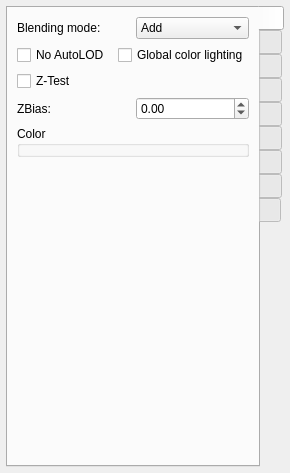
<?xml version="1.0" encoding="UTF-8"?>
<ui version="4.0">
 <class>CLocatedBindablePage</class>
 <widget class="QWidget" name="CLocatedBindablePage">
  <property name="geometry">
   <rect>
    <x>0</x>
    <y>0</y>
    <width>262</width>
    <height>473</height>
   </rect>
  </property>
  <property name="sizePolicy">
   <sizepolicy hsizetype="Preferred" vsizetype="Preferred">
    <horstretch>0</horstretch>
    <verstretch>0</verstretch>
   </sizepolicy>
  </property>
  <property name="windowTitle">
   <string>Form</string>
  </property>
  <layout class="QGridLayout" name="gridLayout_10">
   <property name="horizontalSpacing">
    <number>5</number>
   </property>
   <property name="margin">
    <number>6</number>
   </property>
   <item row="0" column="0">
    <widget class="QTabWidget" name="tabWidget">
     <property name="sizePolicy">
      <sizepolicy hsizetype="Preferred" vsizetype="Preferred">
       <horstretch>0</horstretch>
       <verstretch>0</verstretch>
      </sizepolicy>
     </property>
     <property name="tabPosition">
      <enum>QTabWidget::East</enum>
     </property>
     <property name="currentIndex">
      <number>0</number>
     </property>
     <property name="elideMode">
      <enum>Qt::ElideNone</enum>
     </property>
     <property name="tabsClosable">
      <bool>false</bool>
     </property>
     <property name="movable">
      <bool>true</bool>
     </property>
     <widget class="QWidget" name="materialPage">
      <property name="sizePolicy">
       <sizepolicy hsizetype="Preferred" vsizetype="Preferred">
        <horstretch>0</horstretch>
        <verstretch>0</verstretch>
       </sizepolicy>
      </property>
      <attribute name="title">
       <string/>
      </attribute>
      <layout class="QGridLayout" name="gridLayout_2">
       <item row="0" column="0">
        <layout class="QHBoxLayout" name="horizontalLayout_2">
         <item>
          <widget class="QLabel" name="blendModeLabel">
           <property name="text">
            <string>Blending mode:</string>
           </property>
          </widget>
         </item>
         <item>
          <widget class="QComboBox" name="blendModeComboBox">
           <item>
            <property name="text">
             <string>Add</string>
            </property>
           </item>
           <item>
            <property name="text">
             <string>Modulate</string>
            </property>
           </item>
           <item>
            <property name="text">
             <string>Alpha blend</string>
            </property>
           </item>
           <item>
            <property name="text">
             <string>Alpha test</string>
            </property>
           </item>
          </widget>
         </item>
        </layout>
       </item>
       <item row="1" column="0">
        <layout class="QHBoxLayout" name="horizontalLayout_3">
         <item>
          <widget class="QCheckBox" name="autoLodCheckBox">
           <property name="text">
            <string>No AutoLOD</string>
           </property>
          </widget>
         </item>
         <item>
          <widget class="QCheckBox" name="globalColorLightingCheckBox">
           <property name="text">
            <string>Global color lighting</string>
           </property>
          </widget>
         </item>
        </layout>
       </item>
       <item row="2" column="0">
        <widget class="QCheckBox" name="ztestCheckBox">
         <property name="text">
          <string>Z-Test</string>
         </property>
        </widget>
       </item>
       <item row="3" column="0">
        <layout class="QHBoxLayout" name="horizontalLayout">
         <item>
          <widget class="QLabel" name="zbiasLabel">
           <property name="text">
            <string>ZBias:</string>
           </property>
          </widget>
         </item>
         <item>
          <widget class="QDoubleSpinBox" name="zbiasDoubleSpinBox">
           <property name="minimum">
            <double>-9999.000000000000000</double>
           </property>
           <property name="maximum">
            <double>9999.000000000000000</double>
           </property>
          </widget>
         </item>
        </layout>
       </item>
       <item row="4" column="0">
        <widget class="NLQT::CAttribRGBAWidget" name="colorWidget">
         <property name="title">
          <string>Color</string>
         </property>
        </widget>
       </item>
       <item row="5" column="0">
        <spacer name="verticalSpacer">
         <property name="orientation">
          <enum>Qt::Vertical</enum>
         </property>
         <property name="sizeHint" stdset="0">
          <size>
           <width>20</width>
           <height>21</height>
          </size>
         </property>
        </spacer>
       </item>
      </layout>
     </widget>
     <widget class="QWidget" name="sizeAnglePage">
      <property name="sizePolicy">
       <sizepolicy hsizetype="Preferred" vsizetype="Preferred">
        <horstretch>0</horstretch>
        <verstretch>0</verstretch>
       </sizepolicy>
      </property>
      <attribute name="title">
       <string/>
      </attribute>
      <layout class="QGridLayout" name="gridLayout_4">
       <item row="0" column="0">
        <widget class="QCheckBox" name="independentSizeCheckBox">
         <property name="text">
          <string>Independent size</string>
         </property>
        </widget>
       </item>
       <item row="1" column="0">
        <widget class="QGroupBox" name="independentGroupBox">
         <property name="enabled">
          <bool>false</bool>
         </property>
         <property name="title">
          <string/>
         </property>
         <layout class="QGridLayout" name="gridLayout_3">
          <property name="margin">
           <number>9</number>
          </property>
          <property name="spacing">
           <number>6</number>
          </property>
          <item row="0" column="1">
           <widget class="QRadioButton" name="heightRadioButton">
            <property name="text">
             <string>Height</string>
            </property>
           </widget>
          </item>
          <item row="0" column="0">
           <widget class="QRadioButton" name="widthRadioButton">
            <property name="text">
             <string>Width</string>
            </property>
            <property name="checked">
             <bool>true</bool>
            </property>
           </widget>
          </item>
         </layout>
        </widget>
       </item>
       <item row="2" column="0">
        <widget class="NLQT::CAttribFloatWidget" name="sizeWidget">
         <property name="title">
          <string>Size</string>
         </property>
        </widget>
       </item>
       <item row="3" column="0">
        <widget class="NLQT::CAttribFloatWidget" name="angle2DWidget">
         <property name="title">
          <string>Angle 2D</string>
         </property>
        </widget>
       </item>
       <item row="4" column="0">
        <spacer name="verticalSpacer_2">
         <property name="orientation">
          <enum>Qt::Vertical</enum>
         </property>
         <property name="sizeHint" stdset="0">
          <size>
           <width>31</width>
           <height>354</height>
          </size>
         </property>
        </spacer>
       </item>
      </layout>
     </widget>
     <widget class="QWidget" name="rotatePage">
      <property name="sizePolicy">
       <sizepolicy hsizetype="Preferred" vsizetype="Preferred">
        <horstretch>0</horstretch>
        <verstretch>0</verstretch>
       </sizepolicy>
      </property>
      <attribute name="title">
       <string/>
      </attribute>
      <layout class="QGridLayout" name="gridLayout_7">
       <item row="0" column="0">
        <widget class="NLQT::CAttribPlaneBasisWidget" name="particlePlaneBasicWidget">
         <property name="title">
          <string>Rotation</string>
         </property>
        </widget>
       </item>
       <item row="1" column="0">
        <widget class="QCheckBox" name="rotationPCCheckBox">
         <property name="text">
          <string>hint / precomputed rotations</string>
         </property>
        </widget>
       </item>
       <item row="2" column="0">
        <widget class="QGroupBox" name="rotGroupBox">
         <property name="enabled">
          <bool>false</bool>
         </property>
         <property name="title">
          <string/>
         </property>
         <layout class="QGridLayout" name="gridLayout_5">
          <property name="margin">
           <number>6</number>
          </property>
          <property name="spacing">
           <number>5</number>
          </property>
          <item row="0" column="0">
           <widget class="QLabel" name="label_3">
            <property name="text">
             <string>Rot speed min:</string>
            </property>
           </widget>
          </item>
          <item row="0" column="1">
           <widget class="QDoubleSpinBox" name="rotSpeedMinDoubleSpinBox"/>
          </item>
          <item row="1" column="0">
           <widget class="QLabel" name="label_4">
            <property name="text">
             <string>Rot speed max:</string>
            </property>
           </widget>
          </item>
          <item row="1" column="1">
           <widget class="QDoubleSpinBox" name="rotSpeedMaxDoubleSpinBox"/>
          </item>
          <item row="2" column="0">
           <widget class="QLabel" name="label_5">
            <property name="text">
             <string>Nb models:</string>
            </property>
           </widget>
          </item>
          <item row="2" column="1">
           <widget class="QSpinBox" name="numModelsSpinBox">
            <property name="minimum">
             <number>1</number>
            </property>
            <property name="maximum">
             <number>32</number>
            </property>
           </widget>
          </item>
         </layout>
        </widget>
       </item>
       <item row="3" column="0">
        <spacer name="verticalSpacer_3">
         <property name="orientation">
          <enum>Qt::Vertical</enum>
         </property>
         <property name="sizeHint" stdset="0">
          <size>
           <width>17</width>
           <height>184</height>
          </size>
         </property>
        </spacer>
       </item>
      </layout>
     </widget>
     <widget class="QWidget" name="lookAtPage">
      <property name="sizePolicy">
       <sizepolicy hsizetype="Preferred" vsizetype="Preferred">
        <horstretch>0</horstretch>
        <verstretch>0</verstretch>
       </sizepolicy>
      </property>
      <attribute name="title">
       <string/>
      </attribute>
      <layout class="QGridLayout" name="gridLayout_6">
       <item row="0" column="0">
        <widget class="QCheckBox" name="alignCheckBox">
         <property name="text">
          <string>Align on motion</string>
         </property>
        </widget>
       </item>
       <item row="0" column="2">
        <widget class="QCheckBox" name="zalignCheckBox">
         <property name="text">
          <string>Z-Align</string>
         </property>
        </widget>
       </item>
       <item row="1" column="0">
        <widget class="QLabel" name="blurCoeffLabel">
         <property name="text">
          <string>Fake motion blur coeff.:</string>
         </property>
        </widget>
       </item>
       <item row="2" column="0" colspan="3">
        <widget class="NLQT::CEditRangeFloatWidget" name="blurCoeffWidget" native="true"/>
       </item>
       <item row="3" column="0" colspan="2">
        <widget class="QLabel" name="blurTreshholdLabel">
         <property name="text">
          <string>Fake motion blur treshold:</string>
         </property>
        </widget>
       </item>
       <item row="4" column="0" colspan="3">
        <widget class="NLQT::CEditRangeFloatWidget" name="blurTresholdWidget" native="true"/>
       </item>
       <item row="5" column="1">
        <spacer name="verticalSpacer_4">
         <property name="orientation">
          <enum>Qt::Vertical</enum>
         </property>
         <property name="sizeHint" stdset="0">
          <size>
           <width>20</width>
           <height>203</height>
          </size>
         </property>
        </spacer>
       </item>
      </layout>
     </widget>
     <widget class="QWidget" name="shockWavePage">
      <property name="sizePolicy">
       <sizepolicy hsizetype="Preferred" vsizetype="Preferred">
        <horstretch>0</horstretch>
        <verstretch>0</verstretch>
       </sizepolicy>
      </property>
      <attribute name="title">
       <string/>
      </attribute>
      <layout class="QGridLayout" name="gridLayout_8">
       <item row="0" column="0">
        <widget class="QLabel" name="label_6">
         <property name="text">
          <string>Radius cut:</string>
         </property>
        </widget>
       </item>
       <item row="1" column="0">
        <widget class="NLQT::CEditRangeFloatWidget" name="radiusCutWidget" native="true"/>
       </item>
       <item row="2" column="0">
        <widget class="QLabel" name="label_7">
         <property name="text">
          <string>Number of segments:</string>
         </property>
        </widget>
       </item>
       <item row="3" column="0">
        <widget class="NLQT::CEditRangeUIntWidget" name="shockWaveNbSegWidget" native="true"/>
       </item>
       <item row="4" column="0">
        <widget class="QLabel" name="label_8">
         <property name="text">
          <string>Texture U factor:</string>
         </property>
        </widget>
       </item>
       <item row="5" column="0">
        <widget class="NLQT::CEditRangeFloatWidget" name="shockWaveUFactorWidget" native="true"/>
       </item>
       <item row="6" column="0">
        <spacer name="verticalSpacer_5">
         <property name="orientation">
          <enum>Qt::Vertical</enum>
         </property>
         <property name="sizeHint" stdset="0">
          <size>
           <width>20</width>
           <height>251</height>
          </size>
         </property>
        </spacer>
       </item>
      </layout>
     </widget>
     <widget class="QWidget" name="fanLightPage">
      <property name="sizePolicy">
       <sizepolicy hsizetype="Preferred" vsizetype="Preferred">
        <horstretch>0</horstretch>
        <verstretch>0</verstretch>
       </sizepolicy>
      </property>
      <attribute name="title">
       <string/>
      </attribute>
      <layout class="QGridLayout" name="gridLayout_9">
       <item row="0" column="0">
        <widget class="QLabel" name="label_9">
         <property name="text">
          <string>Number fan light:</string>
         </property>
        </widget>
       </item>
       <item row="1" column="0">
        <widget class="NLQT::CEditRangeUIntWidget" name="nbFanLightWidget" native="true"/>
       </item>
       <item row="2" column="0">
        <widget class="QLabel" name="label_10">
         <property name="text">
          <string>Phase smoothnes:</string>
         </property>
        </widget>
       </item>
       <item row="3" column="0">
        <widget class="NLQT::CEditRangeUIntWidget" name="phaseSmoothnesWidget" native="true"/>
       </item>
       <item row="4" column="0">
        <widget class="QLabel" name="label_11">
         <property name="text">
          <string>Fan light speed:</string>
         </property>
        </widget>
       </item>
       <item row="5" column="0">
        <widget class="NLQT::CEditRangeFloatWidget" name="fanLightSpeedWidget" native="true"/>
       </item>
       <item row="6" column="0">
        <widget class="QLabel" name="label_12">
         <property name="text">
          <string>Fan light intensity:</string>
         </property>
        </widget>
       </item>
       <item row="7" column="0">
        <widget class="NLQT::CEditRangeFloatWidget" name="fanLightIntensityWidget" native="true"/>
       </item>
       <item row="8" column="0">
        <spacer name="verticalSpacer_6">
         <property name="orientation">
          <enum>Qt::Vertical</enum>
         </property>
         <property name="sizeHint" stdset="0">
          <size>
           <width>20</width>
           <height>229</height>
          </size>
         </property>
        </spacer>
       </item>
      </layout>
     </widget>
     <widget class="QWidget" name="ribbonTailPage">
      <property name="sizePolicy">
       <sizepolicy hsizetype="Preferred" vsizetype="Preferred">
        <horstretch>0</horstretch>
        <verstretch>0</verstretch>
       </sizepolicy>
      </property>
      <attribute name="title">
       <string/>
      </attribute>
      <layout class="QGridLayout" name="gridLayout_11">
       <item row="0" column="0">
        <widget class="QLabel" name="label">
         <property name="text">
          <string>Number of segments:</string>
         </property>
        </widget>
       </item>
       <item row="1" column="0">
        <widget class="NLQT::CEditRangeUIntWidget" name="tailNbSegsWidget" native="true"/>
       </item>
       <item row="2" column="0">
        <widget class="QLabel" name="label_14">
         <property name="text">
          <string>Duration segment:</string>
         </property>
        </widget>
       </item>
       <item row="3" column="0">
        <widget class="NLQT::CEditRangeFloatWidget" name="segDurationWidget" native="true"/>
       </item>
       <item row="4" column="0">
        <widget class="QLabel" name="tailTexUflabel">
         <property name="text">
          <string>Texture U factor:</string>
         </property>
        </widget>
       </item>
       <item row="5" column="0">
        <widget class="NLQT::CEditRangeFloatWidget" name="ribbonTexUfactorWidget" native="true"/>
       </item>
       <item row="6" column="0">
        <widget class="QLabel" name="tailTexVflabel">
         <property name="text">
          <string>Texture V factor:</string>
         </property>
        </widget>
       </item>
       <item row="7" column="0">
        <widget class="NLQT::CEditRangeFloatWidget" name="ribbonTexVfactorWidget" native="true"/>
       </item>
       <item row="8" column="0">
        <widget class="QGroupBox" name="ribbonGroupBox">
         <property name="title">
          <string/>
         </property>
         <layout class="QGridLayout" name="gridLayout">
          <item row="0" column="0">
           <widget class="QCheckBox" name="constantLengthCheckBox">
            <property name="toolTip">
             <string>Non parametric anim only</string>
            </property>
            <property name="text">
             <string>Force constant length(m):</string>
            </property>
           </widget>
          </item>
          <item row="1" column="0">
           <widget class="NLQT::CEditRangeFloatWidget" name="ribbonLengthWidget" native="true">
            <property name="enabled">
             <bool>false</bool>
            </property>
           </widget>
          </item>
          <item row="2" column="0">
           <widget class="QLabel" name="lodDegradationLabel">
            <property name="text">
             <string>LOD degradation:</string>
            </property>
           </widget>
          </item>
          <item row="3" column="0">
           <widget class="NLQT::CEditRangeFloatWidget" name="lodDegradationWidget" native="true"/>
          </item>
          <item row="4" column="0">
           <widget class="QLabel" name="label_15">
            <property name="text">
             <string>Trail coord. system:</string>
            </property>
           </widget>
          </item>
          <item row="5" column="0">
           <widget class="QComboBox" name="coordSystemComboBox">
            <item>
             <property name="text">
              <string>Local</string>
             </property>
            </item>
            <item>
             <property name="text">
              <string>World</string>
             </property>
            </item>
            <item>
             <property name="text">
              <string>User</string>
             </property>
            </item>
            <item>
             <property name="text">
              <string>Father coord. system</string>
             </property>
            </item>
           </widget>
          </item>
          <item row="6" column="0">
           <widget class="QCheckBox" name="useHermitteCheckBox">
            <property name="text">
             <string>Use hermitte interpolation</string>
            </property>
           </widget>
          </item>
         </layout>
        </widget>
       </item>
       <item row="9" column="0">
        <widget class="NLQT::CTailParticleWidget" name="tailWidget" native="true"/>
       </item>
       <item row="10" column="0">
        <spacer name="verticalSpacer_7">
         <property name="orientation">
          <enum>Qt::Vertical</enum>
         </property>
         <property name="sizeHint" stdset="0">
          <size>
           <width>20</width>
           <height>100</height>
          </size>
         </property>
        </spacer>
       </item>
      </layout>
     </widget>
     <widget class="QWidget" name="meshPage">
      <attribute name="title">
       <string/>
      </attribute>
      <layout class="QGridLayout" name="gridLayout_12">
       <item row="0" column="0">
        <widget class="NLQT::CMeshWidget" name="meshWidget" native="true"/>
       </item>
       <item row="1" column="0">
        <widget class="NLQT::CConstraintMeshWidget" name="constraintMeshWidget" native="true"/>
       </item>
       <item row="2" column="0">
        <spacer name="verticalSpacer_8">
         <property name="orientation">
          <enum>Qt::Vertical</enum>
         </property>
         <property name="sizeHint" stdset="0">
          <size>
           <width>20</width>
           <height>407</height>
          </size>
         </property>
        </spacer>
       </item>
      </layout>
     </widget>
     <widget class="QWidget" name="texturePage">
      <attribute name="title">
       <string/>
      </attribute>
      <layout class="QGridLayout" name="gridLayout_13">
       <property name="margin">
        <number>6</number>
       </property>
       <property name="spacing">
        <number>3</number>
       </property>
       <item row="0" column="0">
        <widget class="NLQT::CParticleTextureWidget" name="particleTextureWidget" native="true"/>
       </item>
       <item row="1" column="0">
        <widget class="NLQT::CParticleTextureAnimWidget" name="texAnimWidget" native="true"/>
       </item>
       <item row="2" column="0">
        <spacer name="verticalSpacer_90">
         <property name="orientation">
          <enum>Qt::Vertical</enum>
         </property>
         <property name="sizeType">
          <enum>QSizePolicy::Expanding</enum>
         </property>
         <property name="sizeHint" stdset="0">
          <size>
           <width>20</width>
           <height>463</height>
          </size>
         </property>
        </spacer>
       </item>
      </layout>
     </widget>
    </widget>
   </item>
  </layout>
 </widget>
 <customwidgets>
  <customwidget>
   <class>NLQT::CParticleTextureWidget</class>
   <extends>QWidget</extends>
   <header>particle_texture_widget.h</header>
   <container>1</container>
  </customwidget>
  <customwidget>
   <class>NLQT::CEditRangeUIntWidget</class>
   <extends>QWidget</extends>
   <header>edit_range_widget.h</header>
   <container>1</container>
  </customwidget>
  <customwidget>
   <class>NLQT::CEditRangeFloatWidget</class>
   <extends>QWidget</extends>
   <header>edit_range_widget.h</header>
   <container>1</container>
  </customwidget>
  <customwidget>
   <class>NLQT::CAttribFloatWidget</class>
   <extends>QGroupBox</extends>
   <header>attrib_widget.h</header>
   <container>1</container>
  </customwidget>
  <customwidget>
   <class>NLQT::CMeshWidget</class>
   <extends>QWidget</extends>
   <header>mesh_widget.h</header>
   <container>1</container>
  </customwidget>
  <customwidget>
   <class>NLQT::CConstraintMeshWidget</class>
   <extends>QWidget</extends>
   <header>constraint_mesh_widget.h</header>
   <container>1</container>
  </customwidget>
  <customwidget>
   <class>NLQT::CTailParticleWidget</class>
   <extends>QWidget</extends>
   <header>tail_particle_widget.h</header>
   <container>1</container>
  </customwidget>
  <customwidget>
   <class>NLQT::CParticleTextureAnimWidget</class>
   <extends>QWidget</extends>
   <header>particle_texture_anim_widget.h</header>
   <container>1</container>
  </customwidget>
  <customwidget>
   <class>NLQT::CAttribRGBAWidget</class>
   <extends>QGroupBox</extends>
   <header>attrib_widget.h</header>
   <container>1</container>
  </customwidget>
  <customwidget>
   <class>NLQT::CAttribPlaneBasisWidget</class>
   <extends>QGroupBox</extends>
   <header>attrib_widget.h</header>
   <container>1</container>
  </customwidget>
 </customwidgets>
 <resources/>
 <connections/>
</ui>
